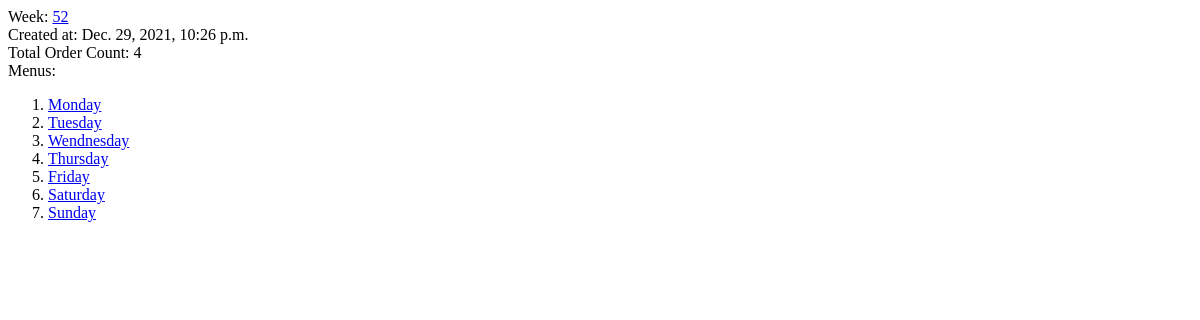
Page /menu/view_weekly_menu/52/2021 (signed in) on the earlier database version.
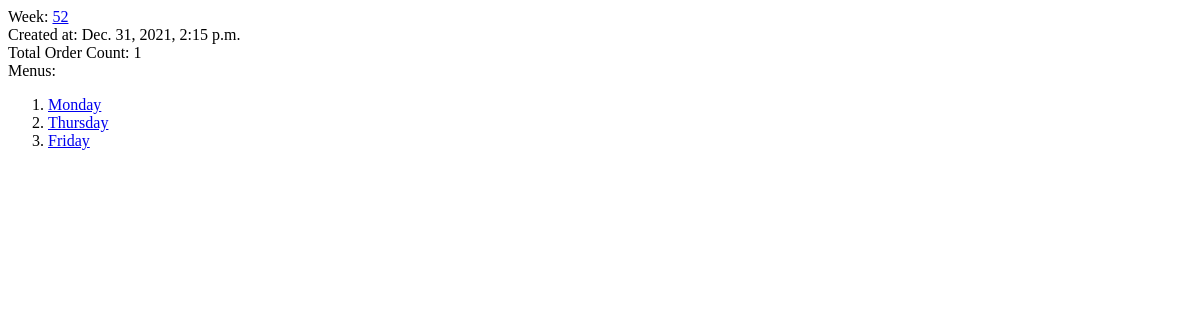
Same page on the later database version.
### menu/models.py (models this page shows, shortened)
class WeeklyMenu(models.Model):
    created_at = models.DateTimeField(auto_now_add=True)
    week = models.IntegerField(default=int(timezone.now().isocalendar().week))
    year = models.IntegerField(default=int(timezone.now().isocalendar().year))
    class Meta:
        ordering = ('-week',)
    def get_absolute_url(self):
        return reverse("menu:view_weekly_menu", kwargs={"week": self.week,"year":self.year})
    def get_total_order_count(self):
        total = 0
        for menu in self.menu_set.all():
            total += menu.order_set.all().count()
        return total

class Menu(models.Model):
    Monday = 1
    Tuesday =2
    Wendnesday = 3
    Thursday = 4
    Friday = 5
    Saturday = 6
    Sunday = 7
    DAYS = ((Monday,"Monday"),
            (Tuesday,"Tuesday"),
            (Wendnesday,"Wendnesday"),
            (Thursday,"Thursday"),
            (Friday,"Friday"),
            (Saturday,"Saturday"),
            (Sunday,"Sunday"),
            )
    meals = models.ManyToManyField(Meal)
    weekly_menu = models.ForeignKey(WeeklyMenu,null=True,on_delete=models.CASCADE)
    created_at = models.DateTimeField(auto_now_add=True)
    avability = models.IntegerField(default=2)
    approved = models.BooleanField(default=False)
    approved_at = models.DateTimeField(blank=True,null=True)
    created_for = models.IntegerField(choices=DAYS,default=Monday,null=True,blank=True)
    class Meta:
        ordering = ('created_for',)
    def get_absolute_url(self):
        return reverse("menu:view_menu", kwargs={"pk": self.pk})

### menu/views.py (the view)
# urls.py: path("view_weekly_menu/<int:week>/<int:year>",views.view_weekly_menu,name="view_weekly_menu"),
def view_weekly_menu(request,week,year):
    wm = get_object_or_404(WeeklyMenu,week=week,year=year)
    context = {"wm":wm}
    return user_or_manager(request,"view_weekly_menu",context)

### main/context_processors.py (called while the page is built)
def bag(request):
    return {"bag":Custom_Session(request)}

### menu/custom_functions.py (called while the page is built)
def user_or_manager(request,path,context):
    if request.user.role.name == "manager":
        print("manager")
        return render(request,f"menu/{path}.html",context)
    elif request.user.role.name == "user":
        return render(request,f"employee/{path}.html",context)
    else:
        return HttpResponse("User role not found!")

### templates/menu/view_weekly_menu.html
Week: <a href="{{wm.get_absolute_url}}">{{wm.week}} </a><br>
    Created at: {{wm.created_at}}<br>
    Total Order Count: {{wm.get_total_order_count}}<br>
    Menus:
    <ol>
    {% for menu in wm.menu_set.all %}
    <li><a href="{{menu.get_absolute_url}}">
        {% for day in menu.DAYS %}
            {% if day.0 == menu.created_for %}
                {{day.1}}
            {% endif %}
        {% endfor %}
    </a></li>
    {% endfor %}
    </ol>

Differences in the rows shown:
removed WeeklyMenu: week "52", created_at "Dec. 29, 2021, 10:26 p.m.", get_total_order_count "4"
removed Menu: day "Tuesday"
removed Menu: day "Wendnesday"
removed Menu: day "Saturday"
removed Menu: day "Sunday"
added WeeklyMenu: week "52", created_at "Dec. 31, 2021, 2:15 p.m.", get_total_order_count "1"
